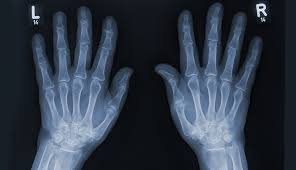
#> input picture assets/XRAY.jpeg, 296 x 170 px, given in place of xray.jpg, which was not available
$ python main.py
#> lines starting #> are read from the running program, lines starting #| are printed output that depends on the picture; pictures that were not available may be replaced by others from this repository, and a replacement may not be noted
#> further down, image is the input picture: shape (170, 296, 3); mean B, G, R 70.7, 56.9, 46.8
### modules/preprocessing.py
import cv2
import numpy as np

def to_grayscale(image):
    return cv2.cvtColor(image, cv2.COLOR_BGR2GRAY)
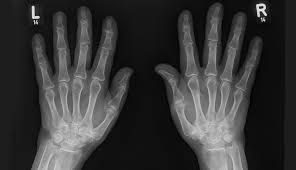
#> returned value: shape (170, 296); min 1, max 243, mean 55.5

def add_noise(gray, mean=0, std=15):
#> called with mean = 0, std = 15
    noise = np.random.normal(mean, std, gray.shape)
    noisy_image = np.clip(gray + noise, 0, 255).astype(np.uint8)
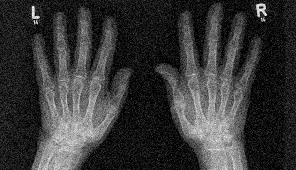
#> noisy_image: shape (170, 296); min 0, max 255, mean 55.6
    return noisy_image

def denoise(image, kernel_size=5):
#> called with kernel_size = 5
    return cv2.GaussianBlur(image, (kernel_size, kernel_size), 0)

def enhance_contrast(image, clip=2.0, grid=(8,8)):
#> called with clip = 2, grid = (8, 8)
    clahe = cv2.createCLAHE(clipLimit=clip, tileGridSize=grid)
    return clahe.apply(image)
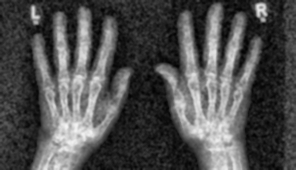
#> returned value: shape (170, 296); min 2, max 245, mean 79.5

def detect_edges(image, low=50, high=150):
#> called with low = 50, high = 150
    return cv2.Canny(image, low, high)
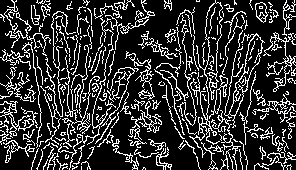
#> returned value: shape (170, 296); 20.5% white in thin lines or dots

### modules/visualization.py
import matplotlib.pyplot as plt

def show_pipeline(images, titles):
    plt.figure(figsize=(12,8))
    for i in range(len(images)):
        plt.subplot(2,3,i+1)
        plt.imshow(images[i], cmap='gray')
        plt.title(titles[i])
        plt.axis('off')
#> this loop made 5 passes
    plt.tight_layout()
    plt.show()

### main.py
import cv2
from modules.preprocessing import to_grayscale, add_noise, denoise, enhance_contrast, detect_edges
from modules.visualization import show_pipeline

# Load single image
image = cv2.imread('assets/xray.jpg')

# Pipeline
gray = to_grayscale(image)
noisy = add_noise(gray)
blur = denoise(noisy)
enhanced = enhance_contrast(blur)
edges = detect_edges(enhanced)

# Display results
titles = ['Raw Image', 'Noisy Image', 'Noise Reduced', 'Contrast Enhanced', 'Edge Detection']
images = [gray, noisy, blur, enhanced, edges]

show_pipeline(images, titles)
